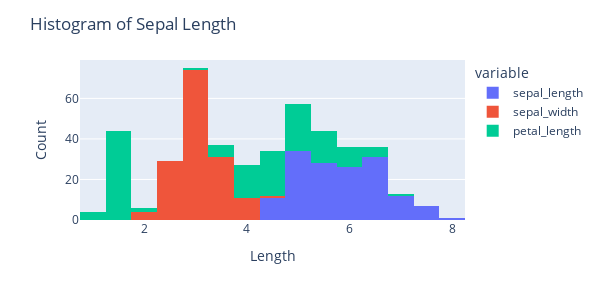

Write notebook code for a chart like this one.
### Markdown cell above
`fig = px.histogram(data_frame=DATAFRAME, x=[NUM_COL1, NUM_COL2, ...], barmode="overlay")`<br><br>
`fig.update_layout(title_text=TITLE, xaxis_title=X_TITLE, height=400, width=600)`<br><br>
`fig.show()`

### Code cell
# Code Block
fig = px.histogram(data_frame=df, x=["sepal_length", "sepal_width", "petal_length"])
fig.update_layout(title_text="Histogram of Sepal Length", xaxis_title="Length", yaxis_title="Count", height=300, width=600)
fig.show()

### Figure 1 — Plotly figure (JSON) as saved in the notebook; plotly's stock layout.template omitted (floating-point values rounded to 4 significant figures; data arrays with more than 128 entries replaced by an {"elided": "..."} marker saying what was removed)
{"data": [{"alignmentgroup": "True", "bingroup": "x", "hovertemplate": "variable=sepal_length<br>value=%{x}<br>count=%{y}<extra></extra>", "legendgroup": "sepal_length", "marker": {"color": "#636efa", "pattern": {"shape": ""}}, "name": "sepal_length", "offsetgroup": "sepal_length", "orientation": "v", "showlegend": true, "type": "histogram", "x": {"elided": "150 float values"}, "xaxis": "x", "yaxis": "y"}, {"alignmentgroup": "True", "bingroup": "x", "hovertemplate": "variable=sepal_width<br>value=%{x}<br>count=%{y}<extra></extra>", "legendgroup": "sepal_width", "marker": {"color": "#EF553B", "pattern": {"shape": ""}}, "name": "sepal_width", "offsetgroup": "sepal_width", "orientation": "v", "showlegend": true, "type": "histogram", "x": {"elided": "150 float values"}, "xaxis": "x", "yaxis": "y"}, {"alignmentgroup": "True", "bingroup": "x", "hovertemplate": "variable=petal_length<br>value=%{x}<br>count=%{y}<extra></extra>", "legendgroup": "petal_length", "marker": {"color": "#00cc96", "pattern": {"shape": ""}}, "name": "petal_length", "offsetgroup": "petal_length", "orientation": "v", "showlegend": true, "type": "histogram", "x": {"elided": "150 float values"}, "xaxis": "x", "yaxis": "y"}], "layout": {"barmode": "relative", "height": 300, "legend": {"title": {"text": "variable"}, "tracegroupgap": 0}, "margin": {"t": 60}, "title": {"text": "Histogram of Sepal Length"}, "width": 600, "xaxis": {"anchor": "y", "domain": [0, 1], "title": {"text": "Length"}}, "yaxis": {"anchor": "x", "domain": [0, 1], "title": {"text": "Count"}}}}
